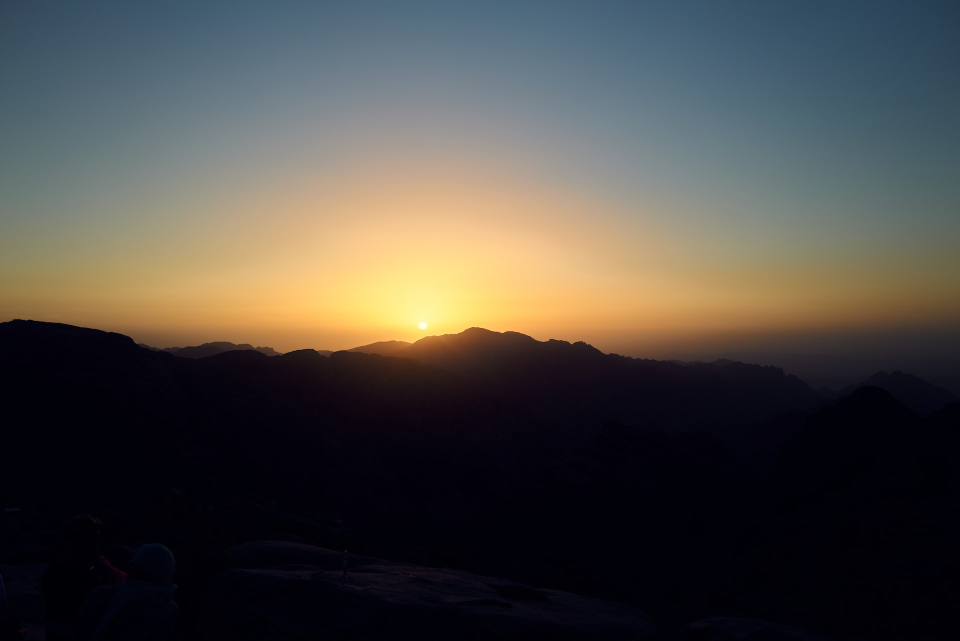
#> input picture OpenCV/manzara.jpg, 1920 x 1281 px (shown at 1/2 size)
$ python thresholding_Ders.py
#> lines starting #> are read from the running program, lines starting #| are printed output that depends on the picture; after the words box and inside, x2 and y2 are one past the last pixel; in counts of white or black regions, pixels touching at a corner belong together
import cv2

img = cv2.imread("manzara.jpg",0)
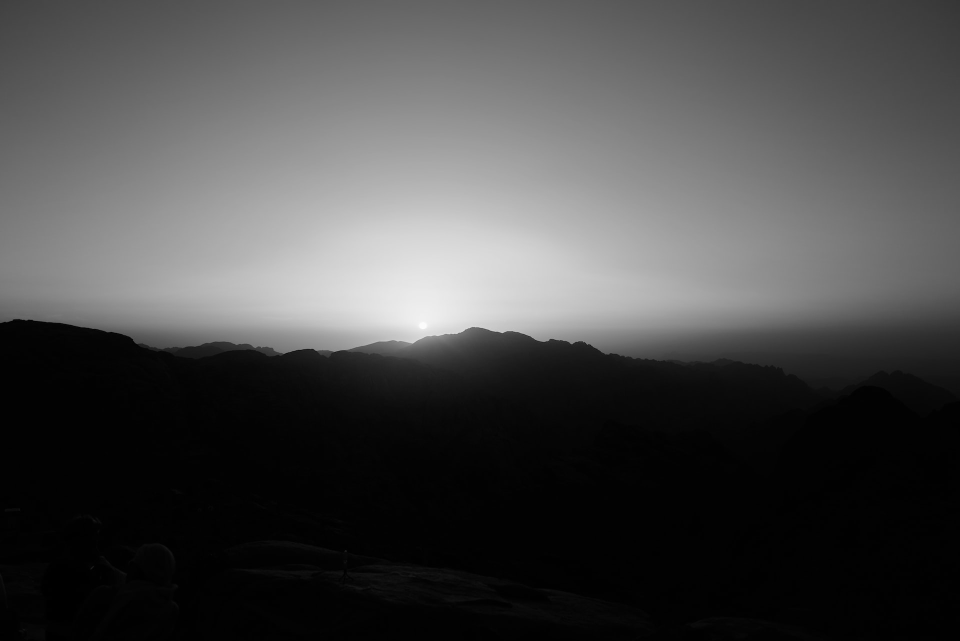
#> img: shape (1281, 1920) (shown at 1/2 size); min 0, max 254, mean 73.4
image = cv2.resize(img,(300,180))
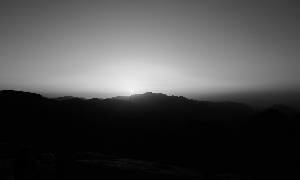
#> image: shape (180, 300); min 0, max 251, mean 73.3

ret,thresh1 = cv2.threshold(image,127,255,cv2.THRESH_BINARY)
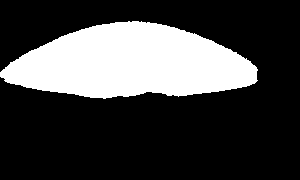
#> thresh1: shape (180, 300); 25.9% white; 1 white region, box (x1, y1, x2, y2) and area: (0, 21, 258, 99) 13983
#THRESH_BINARY bunlar flag
ret,thresh2 = cv2.threshold(image,127,255,cv2.THRESH_BINARY_INV)
ret,thresh3 = cv2.threshold(image,127,255,cv2.THRESH_TRUNC)
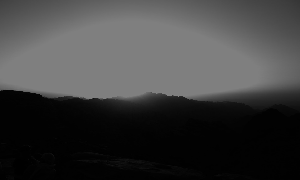
#> thresh3: shape (180, 300); min 0, max 127, mean 63.2
ret,thresh4 = cv2.threshold(image,127,255,cv2.THRESH_TOZERO)
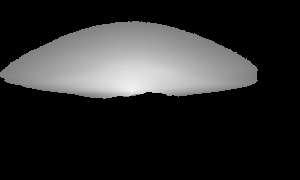
#> thresh4: shape (180, 300); min 0, max 251, mean 43
ret,thresh5 = cv2.threshold(image,127,255,cv2.THRESH_TOZERO_INV)
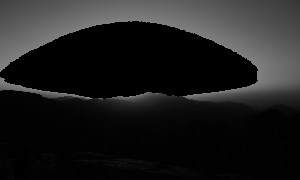
#> thresh5: shape (180, 300); min 0, max 127, mean 30.3


cv2.imshow("original",image)
cv2.imshow("thresh1",thresh1)
cv2.imshow("thresh2",thresh2)
cv2.imshow("thresh3",thresh3)
cv2.imshow("thresh4",thresh4)
cv2.imshow("thresh5",thresh5)
cv2.waitKey(0)
cv2.destroyAllWindows()

$ run again, with OpenCV/family.jpg copied over OpenCV/manzara.jpg
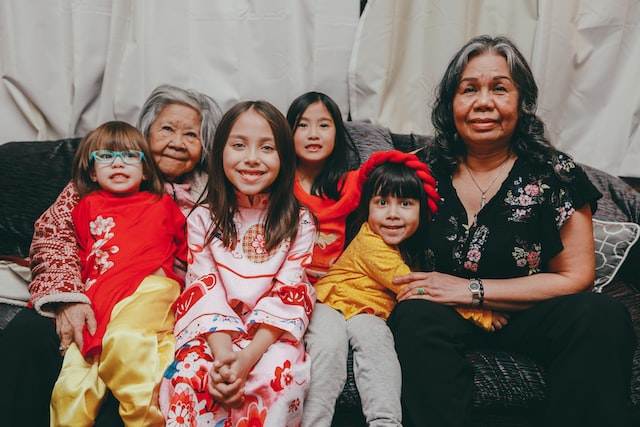
#> input picture OpenCV/family.jpg, 640 x 427 px
#> `ret,thresh1 = cv2.threshold(image,127,255,cv2.THRESH_BINARY)`:
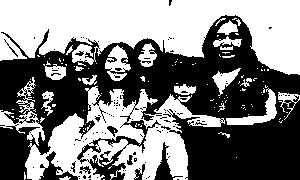
#> thresh1: shape (180, 300); 50.1% white; 116 black regions (104 under 20 px), largest, box (x1, y1, x2, y2) and area: (0, 15, 300, 180) 25540, (39, 151, 80, 180) 385, (154, 142, 183, 180) 327
#> `ret,thresh5 = cv2.threshold(image,127,255,cv2.THRESH_TOZERO_INV)`:
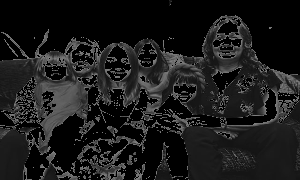
#> thresh5: shape (180, 300); min 0, max 127, mean 27

$ run again, with OpenCV/family1.jpg copied over OpenCV/manzara.jpg
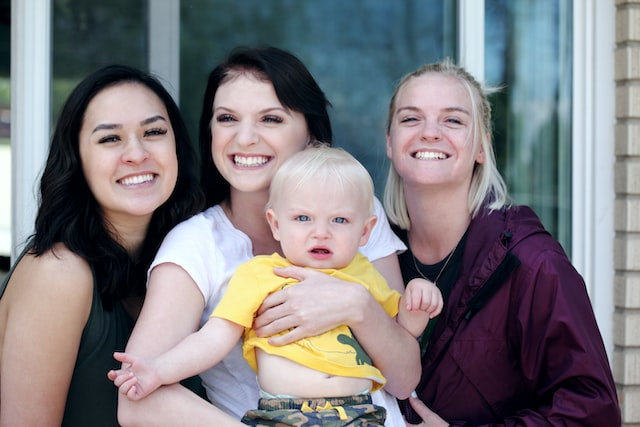
#> input picture OpenCV/family1.jpg, 640 x 427 px
#> `ret,thresh1 = cv2.threshold(image,127,255,cv2.THRESH_BINARY)`:
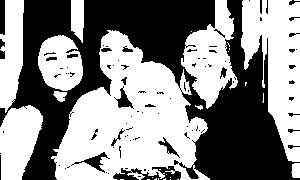
#> thresh1: shape (180, 300); 54% white; 93 black regions (66 under 20 px), largest, box (x1, y1, x2, y2) and area: (0, 0, 300, 180) 22767, (113, 166, 181, 180) 483, (71, 152, 110, 173) 208
#> `ret,thresh5 = cv2.threshold(image,127,255,cv2.THRESH_TOZERO_INV)`:
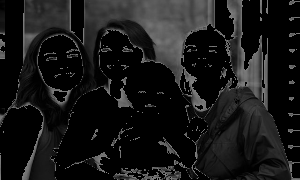
#> thresh5: shape (180, 300); min 0, max 127, mean 23.7

$ run again, with OpenCV/family2.jpg copied over OpenCV/manzara.jpg
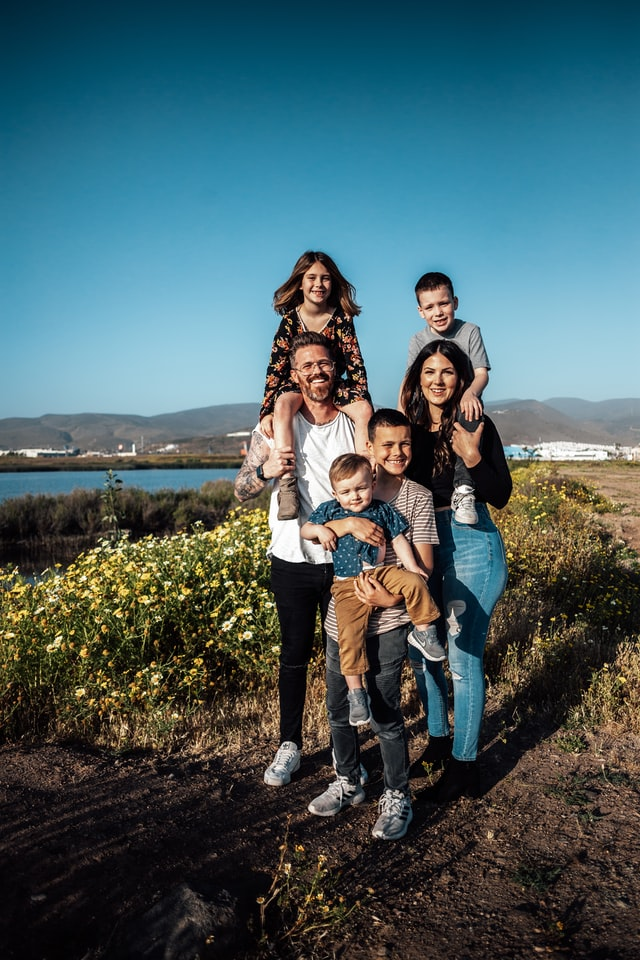
#> input picture OpenCV/family2.jpg, 640 x 960 px
#> `ret,thresh1 = cv2.threshold(image,127,255,cv2.THRESH_BINARY)`:
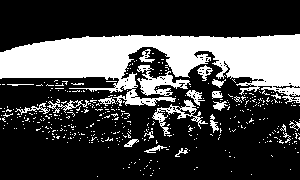
#> thresh1: shape (180, 300); 28.1% white; 417 white regions (394 under 20 px), largest, box (x1, y1, x2, y2) and area: (0, 34, 300, 106) 11667, (137, 65, 191, 96) 675, (152, 100, 208, 136) 468
#> `ret,thresh5 = cv2.threshold(image,127,255,cv2.THRESH_TOZERO_INV)`:
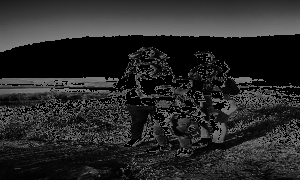
#> thresh5: shape (180, 300); min 0, max 127, mean 41
